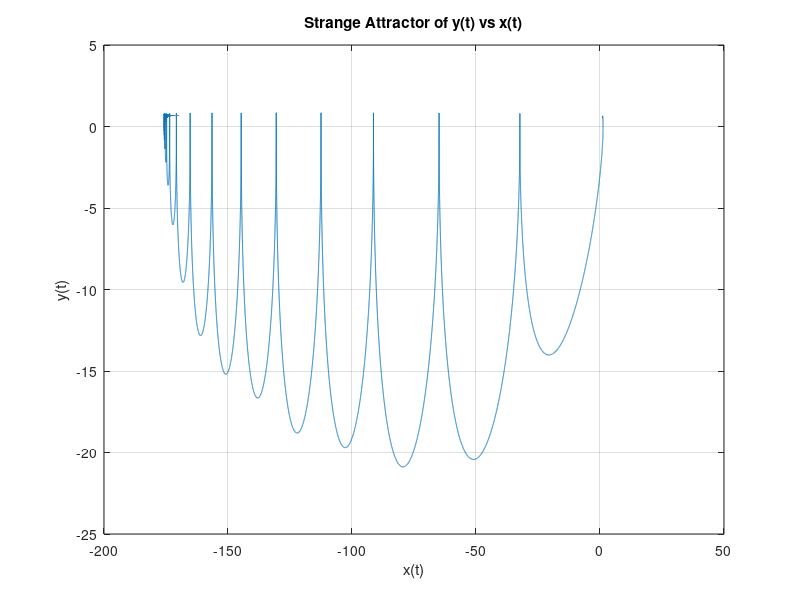

MATLAB code for this plot:
t_max = 100;
delta_t = 0.001;
x0 = 1;
y0 = 0.5;
z0 = 0.3;
sigma = 10;
rho = 28;
beta = 8/3;


time_steps = 0:delta_t:t_max;
%Lorenz system of equations

lorenz_func = @(t, xyz)[xyz(2);
                        xyz(3);
                        xyz(3)-xyz(1)-1e-9*(exp(xyz(2)/0.026)-1)];

%ode solver, producing x,y,z values for the system

x = x0;
y = y0;
z = z0;

num_steps = length(time_steps);

RK4_sol = zeros(num_steps, 4);
RK4_sol(1, :) =[0, x, y , z];

for i = 1:num_steps
    t = i+delta_t;

    %step 1
    k1 = lorenz_func(t,[x, y, z]);

    %step 2
    k2 = lorenz_func(t+(0.5*delta_t),[x+k1(1)*delta_t*0.5, y+k1(2)*delta_t*0.5, z+k1(3)*delta_t*0.5]);

    %step 3
    k3 = lorenz_func(t+(0.5*delta_t),[x+k2(1)*delta_t*0.5, y+k2(2)*delta_t*0.5, 3+k1(3)*delta_t]*0.5);

    %step 4
    k4 = lorenz_func(t+delta_t,[x+k3(1)*delta_t, y+k3(2)*delta_t, 3+k3(3)*delta_t]);

    x = x + (delta_t/6) * (k1(1) + 2*k2(1) + 2*k3(1) + k4(1));
    y = y + (delta_t/6) * (k1(2) + 2*k2(2) + 2*k3(2) + k4(2));
    z = z + (delta_t/6) * (k1(3) + 2*k2(3) + 2*k3(3) + k4(3));
    
    RK4_sol(i+1, :) = [(i * delta_t), x, y, z];
end

figure;
plot(RK4_sol(:, 2), RK4_sol(:, 3));
title('Strange Attractor of y(t) vs x(t)');
xlabel('x(t)');
ylabel('y(t)');
grid on;

